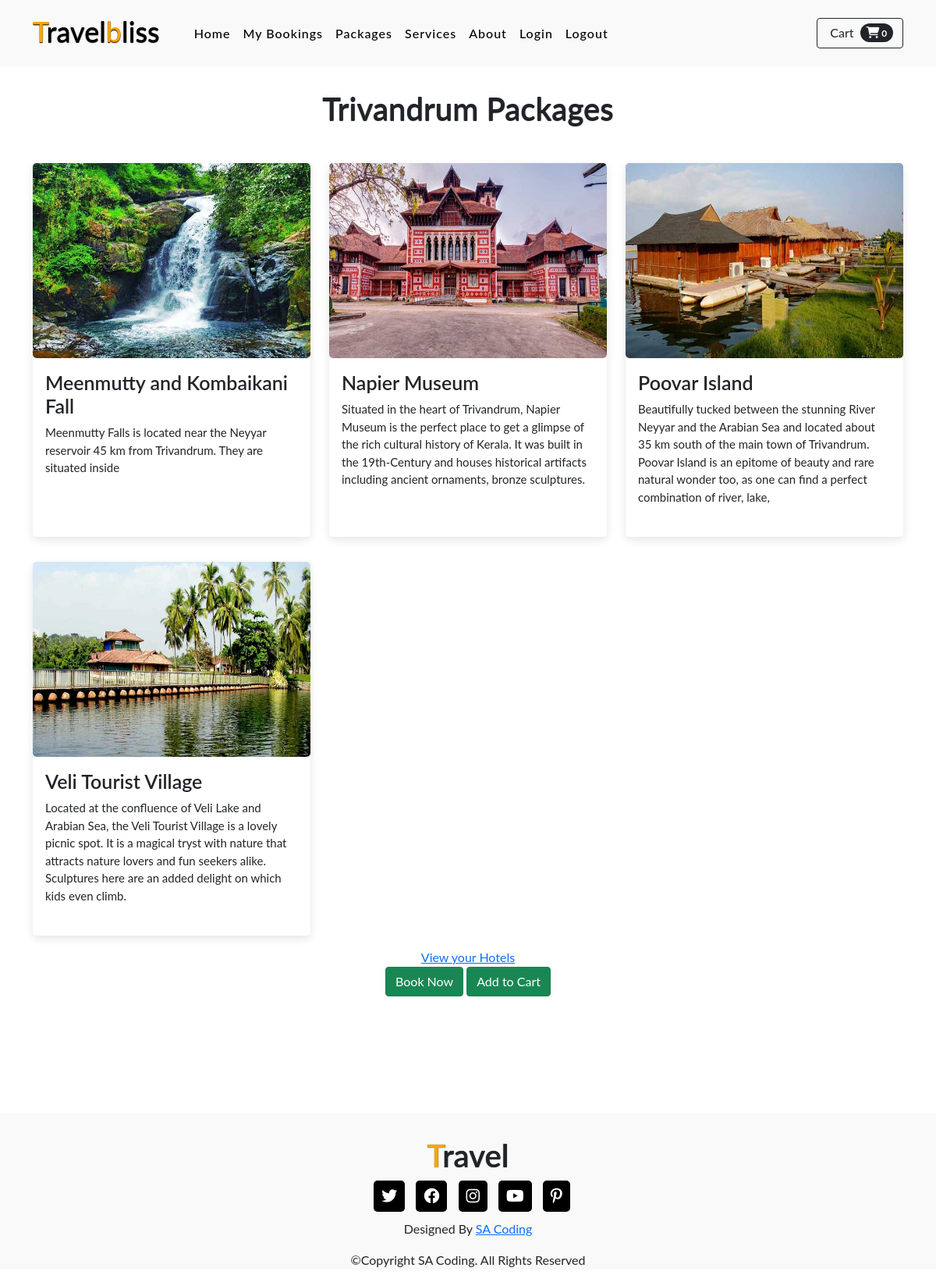
Page /package/detail/1 on the committed database.
### travelapp/models.py (models this page shows, shortened)
class Packages(models.Model):
    district_name=models.ForeignKey(District,on_delete=models.CASCADE)
    package_name = models.CharField(max_length=100)
    description = models.CharField(max_length=255)
    price = models.PositiveIntegerField()
    duration = models.CharField(max_length=100)
    image = models.ImageField(upload_to='image',null=True)
    is_active = models.BooleanField(default=True)

class PackageDetail(models.Model):
    package_name=models.ForeignKey(Packages,on_delete=models.CASCADE)
    place_name=models.CharField(max_length=100)
    place_description=models.CharField(max_length=255)
    image= models.ImageField(upload_to='image',null=True)

### travelapp/views.py (the view)
# urls.py: path('package/detail/<int:id>',views.PackageDetailView.as_view(), name='detail_view'),
class PackageDetailView(View):
    def get(self,request, *args, **kwargs):
        id=kwargs.get("id")
        package=Packages.objects.get(id=id)
        package_detail= PackageDetail.objects.filter(package_name=package)
        hotel=Packages.objects.get(id=id)
        hotel_detail=Hotel.objects.filter(package_name=hotel)
        return render(request,'package_detail.html',{'details':package_detail,'package':package,'cart':hotel_detail})

### travelapp/context_processors.py (called while the page is built)
def cart_count_context(request):
    if request.user.is_authenticated:
        count=Carts.objects.filter(user_id=request.user).exclude(status='booked').count()
        return {'count':count}
    else:
        return {'count':0}

### travelapp/templates/package_detail.html (shortened to what this page needs)
{% extends 'index.html' %}
{% block content %}
<section class="packages" id="packages">
  <div class="container">
    <div class="main-txt">
      <h1>{{package.package_name}}</h1>
    </div>
    <div class="row" style="margin-top: 30px;">
      {% for detail in details %}
      <div class="col-md-4 py-3 py-md-3">
        <div class="card mb-2" style="height: 100%;">
          <div class="image-container">
            <img src="{{detail.image.url}}" alt="">
          </div>
          <div class="card-body" style="height: 100%;">
            <h3>{{detail.place_name}}</h3>
            <p>{{detail.place_description}} </p>
          </div>
        </div>
      </div>
      {% endfor %}
      <br>
      <br>
      <br>
      <div>
        <center><a href="#more" class="read-more-link">View your Hotels</a></center>
      </div>
      <div>
      <center><a href="{% url 'booking_view' package.id %}" class="btn btn-success">Book Now</a>
     <a href="{% url 'cart_view' package.id %}" class="btn btn-success">Add to Cart</a></center>
      </div>
    </div>
</section>
{% endblock %}

### travelapp/static/style.css (style rules this page uses)
* { margin: 0; padding: 0; box-sizing: border-box; text-decoration: none; list-style: none; scroll-behavior: smooth; font-family: 'Lato', sans-serif; }
.main-txt h1 { text-align: center; margin-top: 30px; font-weight: 600; text-shadow: 0px 1px 1px black; }
.packages .card { border-radius: 5px; border: none; box-shadow: rgba(0,0,0,0.1) 0px 4px 12px; }
.packages .card img { border-radius: 5px; }
.packages .card .card-body { background: transparent; }
.packages .card .card-body h3 { font-size: 25px; font-weight: 600; }
.packages .card .card-body p { font-size: 15px; }

### travelapp/templates/package_detail.html (style rules this page uses)
.image-container img { width: 100%; height: 250px; object-fit: cover; }
.read-more-link { display: block; }

### rows in the picture
Packages: package_name "Trivandrum Packages"
PackageDetail: image (picture), place_name "Meenmutty and Kombaikani Fall", place_description "Meenmutty Falls is located near the Neyyar reservoir 45 km from Trivandrum. They are situated inside"
PackageDetail: image (picture), place_name "Napier Museum", place_description "Situated in the heart of Trivandrum, Napier Museum is the perfect place to get a glimpse of the rich cultural history of Kerala. It was built in the 19th-Century and houses historical artifacts including ancient ornaments, bronze sculptures."
PackageDetail: image (picture), place_name "Poovar Island", place_description "Beautifully tucked between the stunning River Neyyar and the Arabian Sea and located about 35 km south of the main town of Trivandrum. Poovar Island is an epitome of beauty and rare natural wonder too, as one can find a perfect combination of river, lake,"
PackageDetail: image (picture), place_name "Veli Tourist Village", place_description "Located at the confluence of Veli Lake and Arabian Sea, the Veli Tourist Village is a lovely picnic spot. It is a magical tryst with nature that attracts nature lovers and fun seekers alike. Sculptures here are an added delight on which kids even climb."

### other values in the picture
{{ count }} "0"
